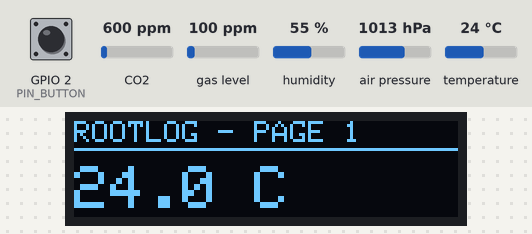
A sketch run on a simulated ESP32. On the bench: 128×32 one-colour display. Inputs (shaded band) come from the test bench; at power-on: temperature 24 °C, GPIO 2 (PIN_BUTTON) HIGH, CO2 600 ppm, gas level 100 ppm, humidity 55 %, air pressure 1013 hPa. Storage starts empty. At 14.5 s the program puts the board to deep sleep or switches it off; the recording ends there.

Above: at 2.2 s.
2.3 s: temperature set to 12 °C
At 3.3 s:
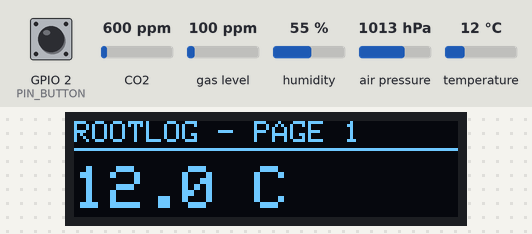
3.8 s: GPIO 2 (PIN_BUTTON) pulled LOW for 0.15 s
At 5.2 s:
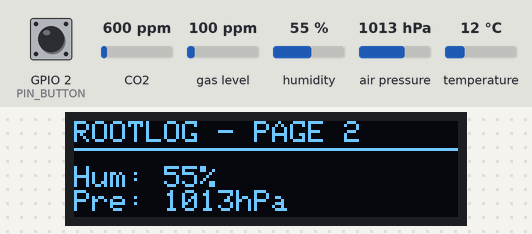
5.5 s: GPIO 2 (PIN_BUTTON) pulled LOW for 1 s
At 7.8 s:
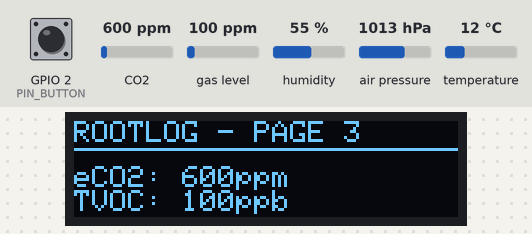
8.1 s: CO2 set to 452 ppm
At 9.0 s:
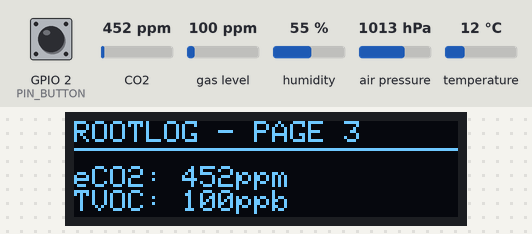
9.7 s: GPIO 2 (PIN_BUTTON) pulled LOW for 3.2 s
At 14.1 s:
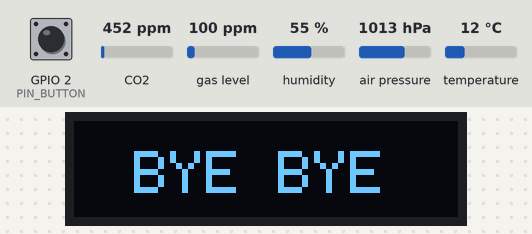
Timing chart, 0 to 14.5 s (numbered marks = the images above; inputs shaded):
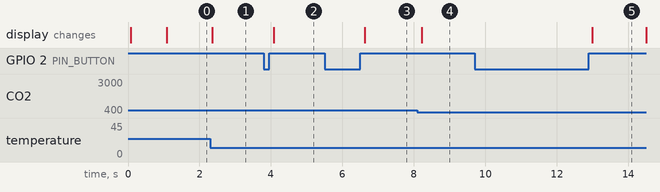

The sketch:

firmware.ino
```cpp
#include <Wire.h>
#include <SPI.h>
#include <SD.h>
#include <Adafruit_Sensor.h>
#include <Adafruit_BME280.h>
#include "Adafruit_SGP30.h"
#include "RTClib.h"
#include <Adafruit_GFX.h>
#include <Adafruit_SSD1306.h>

// --- PIN DEFINITIONS (Matched to your Schematic) ---
#define PIN_I2C_SDA     8   //
#define PIN_I2C_SCL     9   //
#define PIN_SD_CS       7   //
#define PIN_SD_MOSI     6   //
#define PIN_SD_MISO     5   //
#define PIN_SD_SCK      4   //
#define PIN_BUTTON      2   //

// --- SETTINGS ---
#define SCREEN_WIDTH    128
#define SCREEN_HEIGHT   32
#define LOG_INTERVAL    60000 // Log every 1 minute (60,000ms)
#define FLUSH_COUNT     5     // Physically save to SD every 5 logs to save power/card life
#define LONG_PRESS_MS   2000  // 2 seconds to enter Deep Sleep

// --- OBJECTS ---
Adafruit_BME280 bme;
Adafruit_SGP30 sgp;
RTC_DS3231 rtc;
Adafruit_SSD1306 display(SCREEN_WIDTH, SCREEN_HEIGHT, &Wire, -1);

// --- GLOBAL VARIABLES ---
unsigned long lastLogTime = 0;
unsigned long buttonPressTime = 0;
int displayPage = 0; // 0=Temp, 1=Hum/Pres, 2=Air Quality, 3=Time
int logsSinceFlush = 0;
bool isButtonPressed = false;

// --- POWER OFF FUNCTION ---
void powerOff() {
  display.clearDisplay();
  display.setCursor(20, 10);
  display.setTextSize(2);
  display.println("BYE BYE");
  display.display();
  delay(1500);

  display.ssd1306_command(SSD1306_DISPLAYOFF);

  // Configure the button (Pin 2) to wake the device back up
  esp_sleep_enable_ext0_wakeup(GPIO_NUM_2, 0);
  esp_deep_sleep_start();
}

void setup() {
  Serial.begin(115200);
  pinMode(PIN_BUTTON, INPUT_PULLUP);

  // Start I2C with your SuperMini pins
  Wire.begin(PIN_I2C_SDA, PIN_I2C_SCL);

  // Initialize OLED
  if(!display.begin(SSD1306_SWITCHCAPVCC, 0x3C)) {
    Serial.println("OLED Failed");
  }
  display.clearDisplay();
  display.setTextColor(SSD1306_WHITE);
  display.setCursor(0,0);
  display.println("ROOTLOG BOOTING...");
  display.display();

  // Initialize Sensors
  if (!bme.begin(0x76, &Wire)) Serial.println("BME280 Error");
  if (!sgp.begin(&Wire)) Serial.println("SGP30 Error");
  if (!rtc.begin(&Wire)) Serial.println("RTC Error");

  // Initialize SD Card
  SPI.begin(PIN_SD_SCK, PIN_SD_MISO, PIN_SD_MOSI, PIN_SD_CS);
  if (!SD.begin(PIN_SD_CS)) {
    display.println("SD CARD FAIL!");
    display.display();
  } else {
    display.println("SD CARD READY");
    display.display();
  }
  delay(1000);
}

void loop() {
  // 1. BUTTON LOGIC (Short press = Page, Long press = Off)
  int buttonState = digitalRead(PIN_BUTTON);

  if (buttonState == LOW && !isButtonPressed) {
    buttonPressTime = millis();
    isButtonPressed = true;
  }
  else if (buttonState == HIGH && isButtonPressed) {
    unsigned long duration = millis() - buttonPressTime;
    if (duration > LONG_PRESS_MS) {
      powerOff();
    } else {
      displayPage++;
      if (displayPage > 3) displayPage = 0;
    }
    isButtonPressed = false;
  }

  // 2. SENSOR READING & LOGGING (Every 1 Minute)
  if (millis() - lastLogTime >= LOG_INTERVAL) {
    lastLogTime = millis();

    DateTime now = rtc.now();
    File dataFile = SD.open("/RootLog.csv", FILE_APPEND);

    if (dataFile) {
      // If file is new, add headers
      if (dataFile.size() == 0) {
        dataFile.println("Time,Temp,Hum,Pres,eCO2,TVOC");
      }

      // Write data row
      dataFile.print(now.timestamp()); dataFile.print(",");
      dataFile.print(bme.readTemperature()); dataFile.print(",");
      dataFile.print(bme.readHumidity()); dataFile.print(",");
      dataFile.print(bme.readPressure() / 100.0); dataFile.print(",");
      dataFile.print(sgp.eCO2); dataFile.print(",");
      dataFile.println(sgp.TVOC);

      // Flush strategy: Only force save every 5 minutes to protect the card
      logsSinceFlush++;
      if (logsSinceFlush >= FLUSH_COUNT) {
        dataFile.flush();
        logsSinceFlush = 0;
      }
      dataFile.close();
    }
  }

  // 3. AIR QUALITY BASELINE (Required by SGP30)
  sgp.IAQmeasure();

  // 4. DISPLAY UPDATE
  display.clearDisplay();
  display.setTextSize(1);
  display.setCursor(0, 0);
  display.print("ROOTLOG - PAGE "); display.println(displayPage + 1);
  display.drawLine(0, 9, 128, 9, WHITE);

  display.setCursor(0, 15);
  display.setTextSize(2);

  switch (displayPage) {
    case 0: // Temperature
      display.print(bme.readTemperature(), 1); display.print(" C");
      break;
    case 1: // Humidity & Pressure
      display.setTextSize(1);
      display.print("Hum: "); display.print(bme.readHumidity(), 0); display.println("%");
      display.print("Pre: "); display.print(bme.readPressure()/100, 0); display.print("hPa");
      break;
    case 2: // Air Quality
      display.setTextSize(1);
      display.print("eCO2: "); display.print(sgp.eCO2); display.println("ppm");
      display.print("TVOC: "); display.print(sgp.TVOC); display.print("ppb");
      break;
    case 3: // Time
      DateTime now = rtc.now();
      display.print(now.hour()); display.print(":");
      if(now.minute() < 10) display.print("0");
      display.print(now.minute());
      break;
  }
  display.display();
  delay(100);
}
```

Measured:
- after the input at 2.3 s, the display: changes after 0.05 s (image 1)
- after the input at 3.8 s, the display: changes after 0.28 s (image 2)
- after the input at 5.5 s, the display: changes after 1.1 s (image 3)
- after the input at 8.1 s, the display: changes after 0.12 s (image 4)
- after the input at 9.7 s, the display: changes after 3.3 s (image 5)
